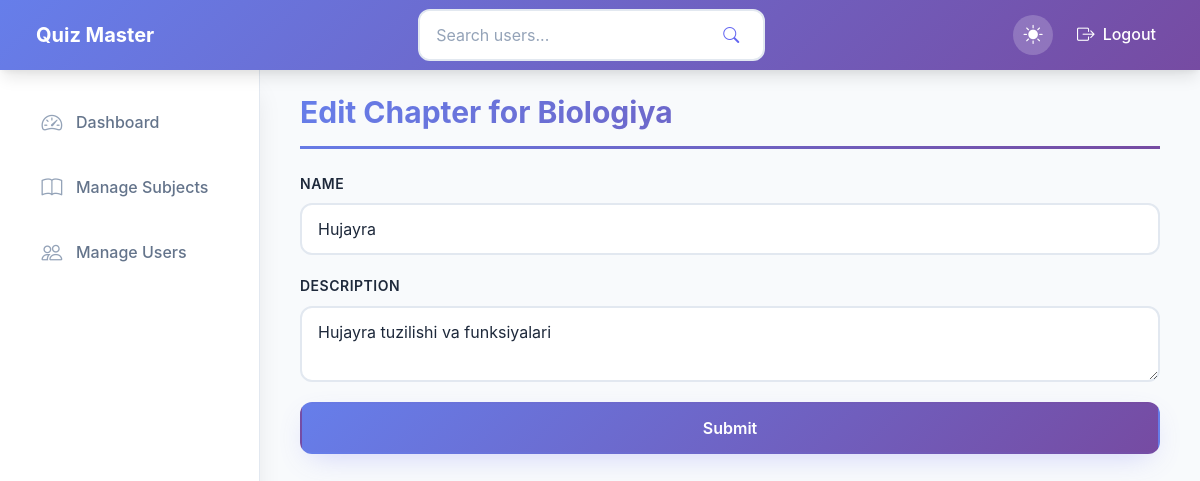
Screenshot of /admin/subject/1/edit_chapter/1 (signed in) with the database file from the repository.
### app/models/subject.py (models this page shows)
class Subject(db.Model):
    id = db.Column(db.Integer, primary_key=True)
    name = db.Column(db.String(100), nullable=False)
    description = db.Column(db.Text)
    chapters = db.relationship('Chapter', backref='subject', lazy=True)

### app/models/chapter.py (models this page shows)
class Chapter(db.Model):
    id = db.Column(db.Integer, primary_key=True)
    name = db.Column(db.String(100), nullable=False)
    description = db.Column(db.Text)
    subject_id = db.Column(db.Integer, db.ForeignKey('subject.id'), nullable=False)
    quizzes = db.relationship('Quiz', backref='chapter', lazy=True)

### app/controllers/admin_controller.py (the view, shortened to what this page needs)
@admin_bp.route("/subject/<int:subject_id>/edit_chapter/<int:chapter_id>", methods=['GET', 'POST'])
@admin_login_required
def edit_chapter(subject_id, chapter_id):
    subject = Subject.query.get_or_404(subject_id)
    chapter = Chapter.query.get_or_404(chapter_id)
    form = ChapterForm(obj=chapter)
    return render_template("admin/chapter/edit_chapter.html",
                           subject=subject,
                           form=form)

### app/forms.py
class ChapterForm(FlaskForm):
    name = StringField('Name', validators=[DataRequired()])
    description = TextAreaField('Description')
    submit = SubmitField('Submit')

### app/controllers/admin_controller.py (called while the page is built)
def admin_login_required(func):
    @wraps(func)
    def decorated_view(*args, **kwargs):
        if not current_user.is_authenticated:
            return login_required(func)(*args, **kwargs)
        if not current_user.is_admin:
            flash("You don't have permission to access this page", category="error")
            return redirect(url_for("home"))
        return func(*args, **kwargs)
    return decorated_view

### app/templates/admin/chapter/edit_chapter.html (shortened to what this page needs)
{% extends "layout.html" %}
{% block content %}
<h1 class="page-title">Edit Chapter for {{ subject.name }}</h1>
<form method="post">
    <div class="form-group">
        {{ form.name.label(class_="form-label") }}
        {{ form.name(class_="form-control") }}
    </div>
    <div class="form-group">
        {{ form.description.label(class_="form-label") }}
        {{ form.description(class_="form-control") }}
    </div>
    <div>
        {{ form.submit(class_="btn btn-primary btn-block") }}
    </div>
</form>
{% endblock %}

### rows the page displays
Subject: name "Biologiya"
Chapter: name "Hujayra", description "Hujayra tuzilishi va funksiyalari"
